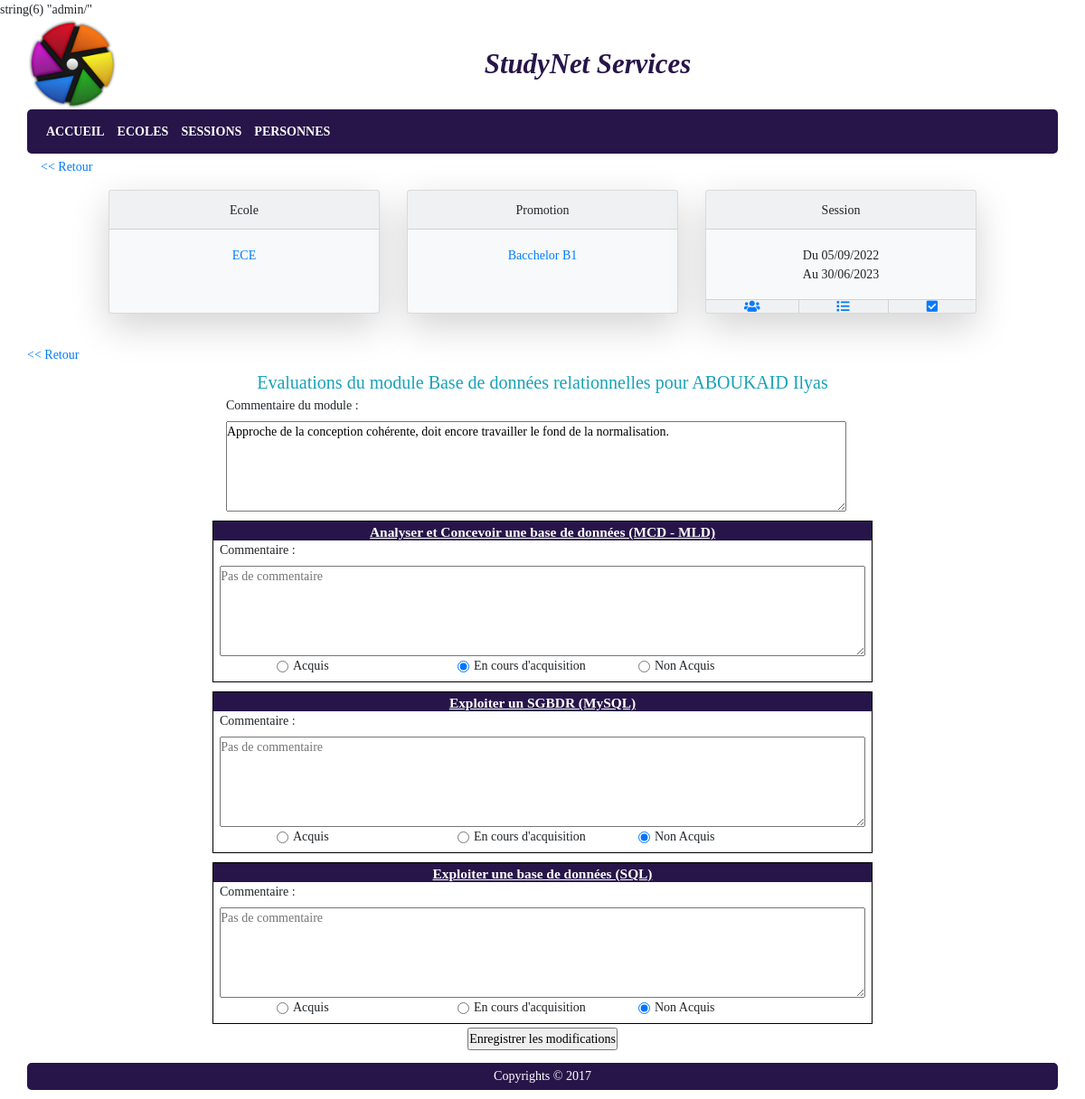
The app's page /index.php?p=periodesformation&a=editdetailsevaluations&idetudiant=496&idpf=46&idmodule=120 (signed in) with its own data.
### tables this page shows
CREATE TABLE `promotion` (
  `promo_id` int NOT NULL AUTO_INCREMENT,
  `promo_libelle` varchar(50) NOT NULL,
  `eco_id` int NOT NULL,
  PRIMARY KEY (`promo_id`),
  KEY `FK_promotion_eco_id` (`eco_id`),
  CONSTRAINT `FK_promotion_eco_id` FOREIGN KEY (`eco_id`) REFERENCES `ecole` (`eco_id`)
);

CREATE TABLE `ecole` (
  `eco_id` int NOT NULL AUTO_INCREMENT,
  `eco_nom` varchar(50) NOT NULL,
  `eco_logo` varchar(255) DEFAULT NULL,
  PRIMARY KEY (`eco_id`)
);

CREATE TABLE `periodeformation` (
  `pf_id` int NOT NULL AUTO_INCREMENT,
  `pf_datedebut` date NOT NULL,
  `pf_datefin` date NOT NULL,
  `pf_duree` int NOT NULL,
  `promo_id` int NOT NULL,
  `resp_id` int DEFAULT NULL,
  `statpf_id` int NOT NULL DEFAULT '1',
  PRIMARY KEY (`pf_id`),
  KEY `FK_periodeformation_promo_id` (`promo_id`),
  KEY `FK_PERFOR_RESP` (`resp_id`),
  KEY `FK_PF_STATPF` (`statpf_id`),
  CONSTRAINT `FK_PERFOR_RESP` FOREIGN KEY (`resp_id`) REFERENCES `responsablePedago` (`resp_id`),
  CONSTRAINT `FK_periodeformation_promo_id` FOREIGN KEY (`promo_id`) REFERENCES `promotion` (`promo_id`),
  CONSTRAINT `FK_PF_STATPF` FOREIGN KEY (`statpf_id`) REFERENCES `statutpf` (`statpf_id`)
);

CREATE TABLE `module` (
  `mod_id` int NOT NULL AUTO_INCREMENT,
  `mod_libelle` varchar(200) NOT NULL,
  `mod_code` varchar(20) DEFAULT NULL,
  `mod_details` text,
  `mod_duree` int NOT NULL,
  `unit_id` int DEFAULT NULL,
  PRIMARY KEY (`mod_id`),
  KEY `FK_MOD_UNIT` (`unit_id`),
  CONSTRAINT `FK_MOD_UNIT` FOREIGN KEY (`unit_id`) REFERENCES `uniteenseignement` (`unit_id`)
);

CREATE TABLE `etudiant` (
  `etu_id` int NOT NULL AUTO_INCREMENT,
  `etu_photo` varchar(255) DEFAULT NULL,
  `pers_id` int NOT NULL,
  PRIMARY KEY (`etu_id`),
  KEY `FK_ETU_PERS` (`pers_id`),
  CONSTRAINT `FK_ETU_PERS` FOREIGN KEY (`pers_id`) REFERENCES `personne` (`pers_id`)
);

CREATE TABLE `personne` (
  `pers_id` int NOT NULL AUTO_INCREMENT,
  `pers_nom` varchar(50) NOT NULL,
  `pers_prenom` varchar(50) NOT NULL,
  `pers_email` varchar(250) DEFAULT NULL,
  `us_id` int DEFAULT NULL,
  PRIMARY KEY (`pers_id`),
  KEY `FK_PERS_USER` (`us_id`),
  CONSTRAINT `FK_PERS_USER` FOREIGN KEY (`us_id`) REFERENCES `userAuth` (`us_id`)
);

CREATE TABLE `intervenant` (
  `int_id` int NOT NULL AUTO_INCREMENT,
  `pers_id` int NOT NULL,
  PRIMARY KEY (`int_id`),
  KEY `FK_INT_PERS` (`pers_id`),
  CONSTRAINT `FK_INT_PERS` FOREIGN KEY (`pers_id`) REFERENCES `personne` (`pers_id`)
);

CREATE TABLE `participer` (
  `part_appreciation` text,
  `etu_id` int NOT NULL,
  `mod_id` int NOT NULL,
  PRIMARY KEY (`etu_id`,`mod_id`),
  KEY `FK_appreciation_mod_id` (`mod_id`),
  CONSTRAINT `FK_appreciation_etu_id` FOREIGN KEY (`etu_id`) REFERENCES `etudiant` (`etu_id`),
  CONSTRAINT `FK_appreciation_mod_id` FOREIGN KEY (`mod_id`) REFERENCES `module` (`mod_id`)
);

CREATE TABLE `contenumodule` (
  `cmod_id` int NOT NULL AUTO_INCREMENT,
  `cmod_libelle` varchar(250) NOT NULL,
  `cmod_details` text,
  `cmod_chrono` tinyint NOT NULL,
  `mod_id` int NOT NULL,
  PRIMARY KEY (`cmod_id`),
  KEY `FK_contenumodule_mod_id` (`mod_id`),
  CONSTRAINT `FK_contenumodule_mod_id` FOREIGN KEY (`mod_id`) REFERENCES `module` (`mod_id`)
);

### core/views/admin/view_editevaluations.php (the view)
<?php
    $commentaireModule = Evaluation::getAppreciationModule($etudiant->getId(), $module->getIntervenant()->getId(), $module->getId());
?>
<section id="content_body" class="row formaffiche">
	<nav class="navinterne">
		<?php print('<a href="index.php?p=periodesformation&a=listemodules&idetudiant='.$etudiant->getId().'&idpf='.$pf->getId().'" title="Retour à la liste des modules"><< Retour</a>'); ?>
	</nav>
	<header class="col-12 text-center text-info" style="font-size: 20px">
		Evaluations du module <?php print($module->getLibelle()); ?> pour
		<?php print($etudiant->getNom().' '.$etudiant->getPrenom()); ?>
	</header>
    <form action="" method="post" class="offset-2 col-8">
        <section class="col-12">
            <label>Commentaire du module :</label><br />
			<?php
				if (is_null($commentaireModule)){
					$script = '<textarea name="comm_module" style="width: 98%; height: 100px" placeholder="Pas de commentaire"></textarea>';
				}else{
					$script = '<textarea name="comm_module" style="width: 98%; height: 100px">'.$commentaireModule.'</textarea>';
				}
				print ($script);
			?>
        </section>
        <?php
            $script = '';
            foreach ($listeContenusModule as $contenuModule){
                $eval = Evaluation::getById($etudiant->getId(), $module->getIntervenant()->getId(), $contenuModule->getId());
                $acquis = $eval->estAcquis()?' checked="checked"':'';
                $enacquisition = $eval->estEnCoursAcquisition()?' checked="checked"':'';
                $nonacquis = $eval->estNonAcquis()?' checked="checked"':'';
                $script .= '<section class="evalcontenumodule">';
                $script .= '<header class="libelle pb-4">'.$contenuModule->getLibelle().'</header>';
				$script .= '<label class="ml-2">Commentaire :</label>';
                $script .= '<section class="text-center">';
				if ($eval->getCommentaire() != null){
					$script .= '<textarea name="comm_'.$contenuModule->getId().'" class="" style="width: 98%; height: 100px;">'.$eval->getCommentaire().'</textarea>';
				}else{
					$script .= '<textarea name="comm_'.$contenuModule->getId().'" class="" style="width: 98%; height: 100px;" placeholder="Pas de commentaire"></textarea>';
				}
				$script .= '</section>';
                $script .= '<section class="radio">';
                $radioName = 'btradioeval_'.$contenuModule->getId();
                $radioId = 'btradioeval_'.$eval->getPrimaryKey();
                $script .= '<span><input type="radio" name="'.$radioName.'" id="'.$radioId.'A" value="A"'.$acquis.'><label for="'.$radioId.'A">Acquis</label></span>';
                $script .= '<span><input type="radio" name="'.$radioName.'" id="'.$radioId.'EA" value="EA"'.$enacquisition.'><label for="'.$radioId.'EA">En cours d\'acquisition</label></span>';
                $script .= '<span><input type="radio" name="'.$radioName.'" id="'.$radioId.'NA" value="NA"'.$nonacquis.'><label for="'.$radioId.'NA">Non Acquis</label></span>';
                $script .= '</section>';
                $script .= '</section>';
            }
            print($script);
        ?>
        <section class="formbtn">
            <input type="submit" value="Enregistrer les modifications" />
        </section>
    </form>
</section>

### core/views/admin/view_enteteperiodesformations.php (shortened to what the rows shown need)
<section class="container content_body">
	<section class="row card-deck justify-content-center">
		<div class="card bg-light mb-4 shadow-lg text-center" style="max-width: 300px">
			<div class="card-body">
				<?php
					if (is_null($promo)){
						print('<a href="index.php?p=ecoles" class="card-link">Toutes</a>');
					}else{
						print('<a href="index.php?p=promotions&idecole='.$promo->getIdEcole().'">'.Ecole::getById($promo->getIdEcole())->getNom().'</a>');
					}
				?>
			</div>
		</div>
		<div class="card bg-light mb-4 shadow-lg text-center" style="max-width: 300px">
			<div class="card-body">
				<?php
					if (is_null($promo)){
						print('<a href="index.php?p=promotions" class="card-link">Toutes</a>');
					}else {
						if ($action != 'listepf'){
							print('<a href="index.php?p=periodesformation&a=listepf&idpromo='.$promo->getId().'">'.$promo->getLibelle().'</a>');
						}else{
							print($promo->getLibelle());
						}
					}
				?>
			</div>
		</div>
		<?php
			if (!is_null($pf)){
			?>
			<div class="card bg-light mb-4 shadow-lg text-center" style="max-width: 300px">
				<div class="card-header">Session</div>
				<div class="card-body">
					<p class="card-text">Du <?php print($pf->getDateDebut()); ?><br />Au <?php print($pf->getDateFin()); ?></p>
				</div>
				<div class="card-footer">
					<span><a href="index.php?p=periodesformation&a=listeetudiants&idpf=<?=$pf->getId()?>" title="Liste des étudiants"><span class="fas fa-users align-middle"></span></a></span>
					<span><a href="index.php?p=periodesformation&a=listemodules&idpf=<?=$pf->getId()?>" title="Liste des modules"><span class="fas fa-list align-middle"></span></a></span>
					<span><a href="index.php?p=periodesformation&a=participations&idpf=<?=$pf->getId()?>" title="Gérer la participation des étudiants aux modules"><span class="fas fa-check-square align-middle"></span></a></span>
				</div>
			</div>
			<?php
			}
		?>
	</section>
</section>

### records on screen
promotion: eco.eco_nom "ECE", promo_libelle "Bacchelor B1"
periodeformation: pf_datedebut "05/09/2022", pf_datefin "30/06/2023"
module: mod_libelle "Base de données relationnelles"
etudiant: pers.pers_nom "ABOUKAID", pers.pers_prenom "Ilyas"
intervenant: comm_module "Approche de la conception cohérente, doit encore travailler le fond de la normalisation."
contenumodule: cmod_libelle "Analyser et Concevoir une base de données (MCD - MLD)", cmod_id "Pas de commentaire"
contenumodule: cmod_libelle "Exploiter un SGBDR (MySQL)", cmod_id "Pas de commentaire"
contenumodule: cmod_libelle "Exploiter une base de données (SQL)", cmod_id "Pas de commentaire"

### other values on screen
$pageTitle "StudyNet Services"
$this->libelle "ACCUEIL"
$this->libelle "ECOLES"
$this->libelle "SESSIONS"
$this->libelle "PERSONNES"
